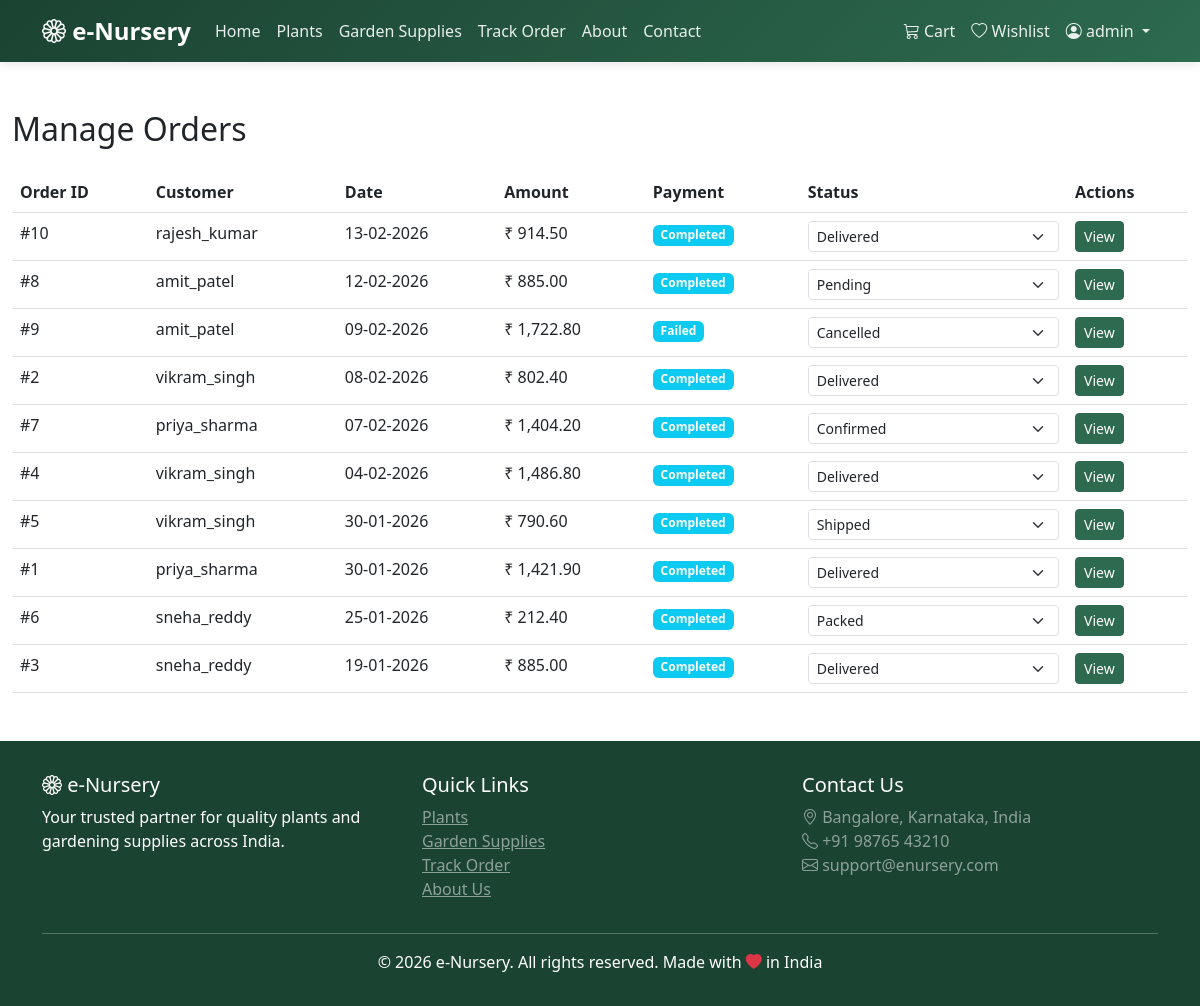
Page /admin/orders (signed in) on the committed database.
### models.py (models this page shows, shortened)
class User(UserMixin, db.Model):
    __tablename__ = 'users'
    id = db.Column(db.Integer, primary_key=True)
    username = db.Column(db.String(80), unique=True, nullable=False)
    email = db.Column(db.String(120), unique=True, nullable=False)
    password_hash = db.Column(db.String(200), nullable=False)
    full_name = db.Column(db.String(100))
    phone = db.Column(db.String(15))
    address = db.Column(db.Text)
    city = db.Column(db.String(50))
    state = db.Column(db.String(50))
    pincode = db.Column(db.String(10))
    role = db.Column(db.String(20), default='user')  # 'admin' or 'user'
    created_at = db.Column(db.DateTime, default=datetime.utcnow)
    cart_items = db.relationship('Cart', backref='user', lazy=True, cascade='all, delete-orphan')
    orders = db.relationship('Order', backref='user', lazy=True)
    wishlists = db.relationship('Wishlist', backref='user', lazy=True, cascade='all, delete-orphan')
    reviews = db.relationship('Review', backref='user', lazy=True)

class Order(db.Model):
    __tablename__ = 'orders'
    id = db.Column(db.Integer, primary_key=True)
    user_id = db.Column(db.Integer, db.ForeignKey('users.id'), nullable=False)
    total_amount = db.Column(db.Float, nullable=False)
    order_status = db.Column(db.String(50), default='Pending')
    payment_status = db.Column(db.String(50), default='Pending')
    payment_method = db.Column(db.String(50))
    tracking_number = db.Column(db.String(50), unique=True)
    shipping_address = db.Column(db.Text)
    estimated_delivery = db.Column(db.DateTime)
    created_at = db.Column(db.DateTime, default=datetime.utcnow)
    order_items = db.relationship('OrderItem', backref='order', lazy=True, cascade='all, delete-orphan')

### routes.py (the view)
    @app.route('/admin/orders')
    @login_required
    def admin_orders():
        if current_user.role != 'admin':
            flash('Unauthorized access', 'danger')
            return redirect(url_for('index'))
        orders = Order.query.order_by(Order.created_at.desc()).all()
        return render_template('admin/orders.html', orders=orders)

### app.py (called while the page is built)
@login_manager.user_loader
def load_user(user_id):
    return User.query.get(int(user_id))

### templates/admin/orders.html (shortened to what this page needs)
{% extends 'base.html' %}
{% block content %}
<div class="container-fluid">
    <h2 class="mb-4">Manage Orders</h2>
    <div class="table-responsive">
        <table class="table table-hover">
            <thead>
                <tr>
                    <th>Order ID</th>
                    <th>Customer</th>
                    <th>Date</th>
                    <th>Amount</th>
                    <th>Payment</th>
                    <th>Status</th>
                    <th>Actions</th>
                </tr>
            </thead>
            <tbody>
                {% for order in orders %}
                <tr>
                    <td>#{{ order.id }}</td>
                    <td>{{ order.user.username }}</td>
                    <td>{{ order.created_at.strftime('%d-%m-%Y') }}</td>
                    <td>{{ format_currency(order.total_amount) }}</td>
                    <td><span class="badge bg-info">{{ order.payment_status }}</span></td>
                    <td>
                        <form method="POST" action="{{ url_for('admin_update_order_status', id=order.id) }}" class="d-inline">
                            <select name="order_status" class="form-select form-select-sm" onchange="this.form.submit()">
                                <option value="Pending" {% if order.order_status == 'Pending' %}selected{% endif %}>Pending</option>
                                <option value="Confirmed" {% if order.order_status == 'Confirmed' %}selected{% endif %}>Confirmed</option>
                                <option value="Packed" {% if order.order_status == 'Packed' %}selected{% endif %}>Packed</option>
                                <option value="Shipped" {% if order.order_status == 'Shipped' %}selected{% endif %}>Shipped</option>
                                <option value="Delivered" {% if order.order_status == 'Delivered' %}selected{% endif %}>Delivered</option>
                                <option value="Cancelled" {% if order.order_status == 'Cancelled' %}selected{% endif %}>Cancelled</option>
                            </select>
                        </form>
                    </td>
                    <td>
                        <a href="{{ url_for('order_detail', id=order.id) }}" class="btn btn-sm btn-primary">View</a>
                    </td>
                </tr>
                {% endfor %}
            </tbody>
        </table>
    </div>
</div>
{% endblock %}

### templates/base.html (shortened to what this page needs)
<!DOCTYPE html>
<html lang="en">
<head>
    <link href="https://cdn.jsdelivr.net/npm/bootstrap@5.3.0/dist/css/bootstrap.min.css" rel="stylesheet">
    <link rel="stylesheet" href="https://cdn.jsdelivr.net/npm/bootstrap-icons@1.11.0/font/bootstrap-icons.css">
</head>
<body>
    <nav class="navbar navbar-expand-lg navbar-dark sticky-top">
        <div class="container">
            <a class="navbar-brand" href="{{ url_for('index') }}">
                <i class="bi bi-flower1"></i> e-Nursery
            </a>
            <div class="collapse navbar-collapse" id="navbarNav">
                <ul class="navbar-nav me-auto">
                    <li class="nav-item">
                        <a class="nav-link" href="{{ url_for('index') }}">Home</a>
                    </li>
                    <li class="nav-item">
                        <a class="nav-link" href="{{ url_for('plants') }}">Plants</a>
                    </li>
                    <li class="nav-item">
                        <a class="nav-link" href="{{ url_for('ingredients') }}">Garden Supplies</a>
                    </li>
                    <li class="nav-item">
                        <a class="nav-link" href="{{ url_for('track_order') }}">Track Order</a>
                    </li>
                    <li class="nav-item">
                        <a class="nav-link" href="{{ url_for('about') }}">About</a>
                    </li>
                    <li class="nav-item">
                        <a class="nav-link" href="{{ url_for('contact') }}">Contact</a>
                    </li>
                </ul>
                <ul class="navbar-nav">
                    {% if current_user.is_authenticated %}
                        <li class="nav-item">
                            <a class="nav-link position-relative" href="{{ url_for('cart') }}">
                                <i class="bi bi-cart3"></i> Cart
                            </a>
                        </li>
                        <li class="nav-item">
                            <a class="nav-link" href="{{ url_for('wishlist') }}">
                                <i class="bi bi-heart"></i> Wishlist
                            </a>
                        </li>
                        <li class="nav-item dropdown">
                            <a class="nav-link dropdown-toggle" href="#" id="userDropdown" role="button" data-bs-toggle="dropdown">
                                <i class="bi bi-person-circle"></i> {{ current_user.username }}
                            </a>
                        </li>
                    {% endif %}
                </ul>
            </div>
        </div>
    </nav>
    <div class="content-wrapper">
        {% block content %}{% endblock %}
    </div>
    <footer class="footer">
        <div class="container">
            <div class="row">
                <div class="col-md-4">
                    <h5><i class="bi bi-flower1"></i> e-Nursery</h5>
                    <p>Your trusted partner for quality plants and gardening supplies across India.</p>
                </div>
                <div class="col-md-4">
                    <h5>Quick Links</h5>
                    <ul class="list-unstyled">
                        <li><a href="{{ url_for('plants') }}" class="text-white-50">Plants</a></li>
                        <li><a href="{{ url_for('ingredients') }}" class="text-white-50">Garden Supplies</a></li>
                        <li><a href="{{ url_for('track_order') }}" class="text-white-50">Track Order</a></li>
                        <li><a href="{{ url_for('about') }}" class="text-white-50">About Us</a></li>
                    </ul>
                </div>
                <div class="col-md-4">
                    <h5>Contact Us</h5>
                    <p class="text-white-50">
                        <i class="bi bi-geo-alt"></i> Bangalore, Karnataka, India<br>
                        <i class="bi bi-telephone"></i> +91 98765 43210<br>
                        <i class="bi bi-envelope"></i> support@enursery.com
                    </p>
                </div>
            </div>
            <hr class="bg-white">
            <div class="text-center">
                <p class="mb-0">&copy; 2026 e-Nursery. All rights reserved. Made with <i class="bi bi-heart-fill text-danger"></i> in India</p>
            </div>
        </div>
    </footer>
</body>
</html>

### templates/base.html (style rules this page uses)
:root { --primary-color: #2d6a4f; --secondary-color: #52b788; --accent-color: #95d5b2; --dark-green: #1b4332; }
body { font-family: 'Segoe UI', Tahoma, Geneva, Verdana, sans-serif; min-height: 100vh; display: flex; flex-direction: column; }
.navbar { background: linear-gradient(135deg, var(--dark-green), var(--primary-color)) !important; box-shadow: 0 2px 10px rgba(0,0,0,0.1); }
.navbar-brand { font-weight: 700; font-size: 1.5rem; color: white !important; }
.nav-link { color: rgba(255,255,255,0.9) !important; font-weight: 500; transition: color 0.3s; }
.content-wrapper { flex: 1; padding-top: 2rem; padding-bottom: 2rem; }
.footer { background: var(--dark-green); color: white; padding: 2rem 0; margin-top: auto; }
.btn-primary { background: var(--primary-color); border-color: var(--primary-color); }

### rows in the picture
User: username "admin"
Order: id "10", user.username "rajesh_kumar", created_at "13-02-2026", total_amount "₹ 914.50", payment_status "Completed", order_status "Delivered"
Order: id "8", user.username "amit_patel", created_at "12-02-2026", total_amount "₹ 885.00", payment_status "Completed", order_status "Pending"
Order: id "9", user.username "amit_patel", created_at "09-02-2026", total_amount "₹ 1,722.80", payment_status "Failed", order_status "Cancelled"
Order: id "2", user.username "vikram_singh", created_at "08-02-2026", total_amount "₹ 802.40", payment_status "Completed", order_status "Delivered"
Order: id "7", user.username "priya_sharma", created_at "07-02-2026", total_amount "₹ 1,404.20", payment_status "Completed", order_status "Confirmed"
Order: id "4", user.username "vikram_singh", created_at "04-02-2026", total_amount "₹ 1,486.80", payment_status "Completed", order_status "Delivered"
Order: id "5", user.username "vikram_singh", created_at "30-01-2026", total_amount "₹ 790.60", payment_status "Completed", order_status "Shipped"
Order: id "1", user.username "priya_sharma", created_at "30-01-2026", total_amount "₹ 1,421.90", payment_status "Completed", order_status "Delivered"
Order: id "6", user.username "sneha_reddy", created_at "25-01-2026", total_amount "₹ 212.40", payment_status "Completed", order_status "Packed"
Order: id "3", user.username "sneha_reddy", created_at "19-01-2026", total_amount "₹ 885.00", payment_status "Completed", order_status "Delivered"
